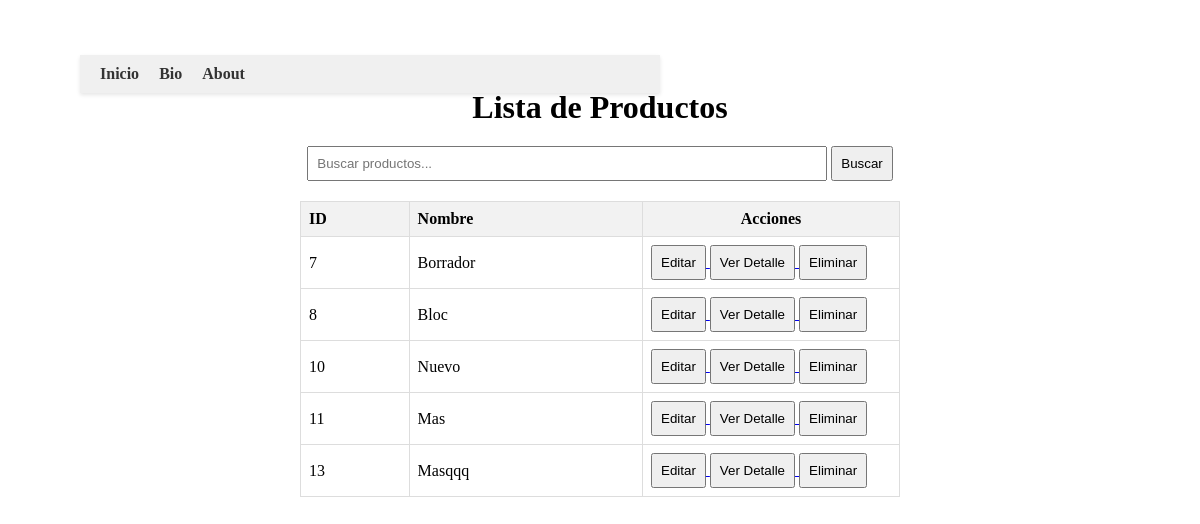
The page /lista_producto/ (signed in) on the database as committed earlier.
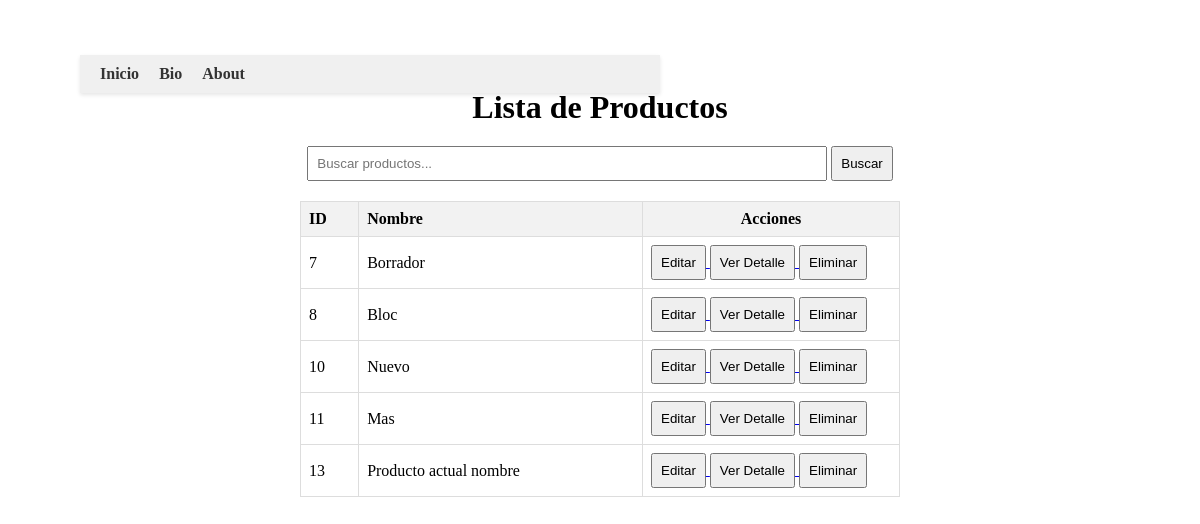
The same page on the database as committed later.
### home/models.py (models this page shows, shortened)
class Producto(models.Model):
    nombre = models.CharField(max_length=100)
    descripcion = models.TextField(max_length=500)
    status = models.BooleanField(default=True)
    precio = models.DecimalField(max_digits=6, decimal_places=2)
    stock = models.IntegerField()
    categorias = models.ManyToManyField(Categoria, blank=True)
    marca = models.ForeignKey(Marca, on_delete=models.CASCADE)
    foto = models.ImageField(upload_to='productos/', null=True, blank=True)  # foto opcional

### home/views.py (the view)
# urls.py: path('lista_producto/', vista_lista_producto, name='vista_lista_producto'),
@login_required(login_url='/login/')
def vista_lista_producto(request):
    buscar = request.GET.get('buscar', '')  # Obtiene el parámetro de búsqueda de la solicitud GET.
    if buscar:
        lista = Producto.objects.filter(nombre__icontains=buscar)  # Filtrar por nombre
    else:
        lista = Producto.objects.all()  # Obtener todos los productos si no hay búsqueda
    no_resultados = not lista.exists()  # Variable para determinar si hay resultados
    return render(request, 'lista_producto.html', {'lista': lista, 'no_resultados': no_resultados, 'buscar': buscar})

### templates/lista_producto.html (shortened to what this page needs)
{% extends 'base.html' %}
{% load static %}
{% block contenido %}
    <div class="content-container">
        <h1>Lista de Productos</h1>
        <form method="GET" action="{% url 'vista_lista_producto' %}">
            <input type="text" name="buscar" placeholder="Buscar productos..." value="{{ buscar }}" />
            <button type="submit">Buscar</button>
        </form>
        {% if no_resultados %}
            <p>No se encontraron productos.</p>
        {% else %}
            <table>
                <thead>
                    <tr>
                        <th>ID</th>
                        <th>Nombre</th>
                        <th class="col-acciones">Acciones</th>
                    </tr>
                </thead>
                <tbody>
                    {% for p in lista %}
                        <tr>
                            <td>{{ p.id }}</td>
                            <td>{{ p.nombre }}</td>
                            <td>
                                <a href="{% url 'vista_editar_producto' p.id %}">
                                    <button type="button" class="btn-accion">Editar</button>
                                </a>
                                <a href="{% url 'vista_ver_producto' p.id %}">
                                    <button type="button" class="btn-accion">Ver Detalle</button>
                                </a>
                                <form method="POST" action="{% url 'vista_eliminar_producto' p.id %}" style="display:inline;" onsubmit="return confirm('¿Está seguro que quiere eliminar esto?');">
                                    <button type="submit">Eliminar</button>
                                </form>
                            </td>
                        </tr>
                    {% endfor %}
                </tbody>
            </table>
        {% endif %}
    </div>
{% endblock %}

Rows that differ between the two databases and show on the page:
changed Producto id 13: nombre "Masqqq" → "Producto actual nombre"
